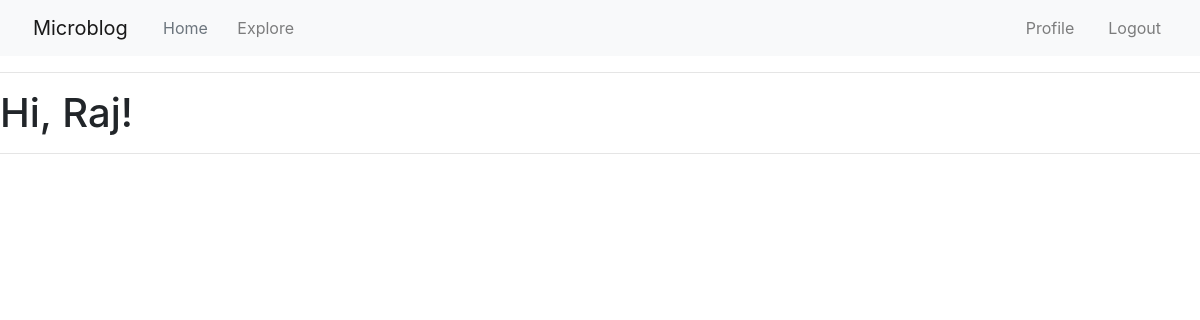
The page /explore (signed in) on the database as committed earlier.
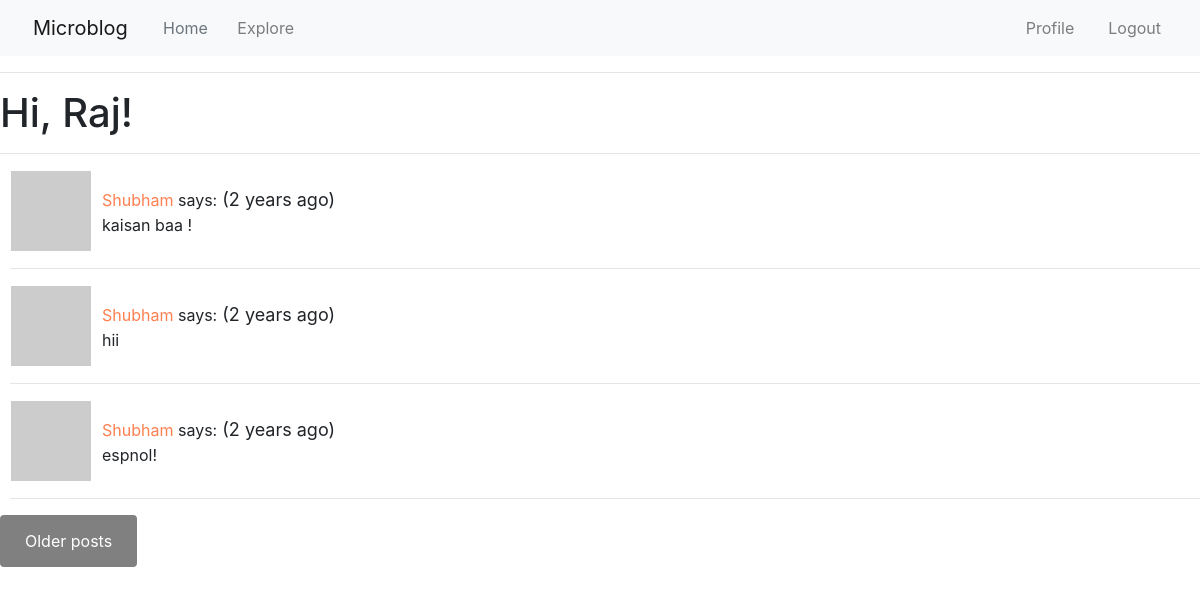
The same page on the database as committed later.
### app/models.py (models this page shows, shortened)
class User(UserMixin, db.Model):
    id=db.Column(db.Integer, primary_key=True)
    username=db.Column(db.String(64), index=True, unique=True)
    email=db.Column(db.String(120), index=True, unique=True)
    password_hash=db.Column(db.String(128))
    posts=db.relationship('Post', backref='author', lazy='dynamic')
    about_me=db.Column(db.String(140))
    last_seen=db.Column(db.DateTime,default=datetime.utcnow)
    followed=db.relationship(
        'User',secondary=followers,
        primaryjoin=(followers.c.follower_id == id),
        secondaryjoin=(followers.c.followed_id == id),
        backref=db.backref('followers',lazy='dynamic'),lazy='dynamic')
    def avatar(self,size):
        digest = md5(self.email.lower().encode('utf-8')).hexdigest()
        return 'https://www.gravatar.com/avatar/{}?d=identicon&s={}'.format(digest,size)

class Post(db.Model):
    id=db.Column(db.Integer, primary_key=True)
    body=db.Column(db.String(140))
    timestamp=db.Column(db.DateTime, index=True, default=datetime.utcnow)
    language = db.Column(db.String(5))
    user_id = db.Column(db.Integer, db.ForeignKey('user.id'))

### app/routes.py (the view)
@app.route('/explore')
@login_required
def explore():
    page = request.args.get('page', 1, type=int)
    posts=Post.query.order_by(Post.timestamp.desc()).paginate(page,app.config['POSTS_PER_PAGE'],False)
    next_url = url_for('explore', page=posts.next_num) \
        if posts.has_next else None
    prev_url = url_for('explore', page=posts.prev_num) \
        if posts.has_prev else None
    return render_template("index.html", title='Explore', posts=posts.items,
                          next_url=next_url, prev_url=prev_url)

### app/models.py (called while the page is built)
@login.user_loader
def load_user(id):
    return User.query.get(int(id))

### app/routes.py (called while the page is built)
@app.before_request
def before_request():
    if current_user.is_authenticated:
        current_user.last_seen = datetime.utcnow()
        db.session.commit()
    g.locale = str(get_locale())

### app/templates/index.html (shortened to what this page needs)
{% import 'bootstrap/wtf.html' as wtf %}
{% extends "base.html" %}
{% block app_content %}
    <h1>{{ _('Hi, %(username)s!', username=current_user.username) }}</h1>
    <hr>
    <div style="padding-left: 10px;">
    {% for post in posts %}
        {% include '_post.html' %}
        <hr>
    {% endfor %}
    </div>
    {% if next_url %}
    <a href="{{ next_url }}" style="background-color: grey;
    color: white;
    padding: 14px 25px;
    text-align: center;
    text-decoration: none;
    display: inline-block;
    border-radius: 4px;">{{_('Older posts')}}</a>
    {% endif %}
{% endblock %}

### app/templates/base.html (shortened to what this page needs)
{% extends 'bootstrap/base.html' %}
    {% block head %}
      <link rel="stylesheet" href="https://stackpath.bootstrapcdn.com/bootstrap/4.4.1/css/bootstrap.min.css">
    {% endblock %}
    {% block navbar %}
      <nav class="navbar navbar-expand-lg navbar-light bg-light">
      <div class="container-fluid nav navbar-nav">
            <ul class="nav navbar-nav">
              <a class="navbar-brand" href="#">&nbsp;&nbsp;&nbsp;Microblog&nbsp;&nbsp;</a>
            <li class="nav-item active">
              <a class="nav-link text-muted" href="{{ url_for( 'index' ) }}">{{ _('Home') }}&nbsp;&nbsp;&nbsp;</a>
            </li>
            <li class="nav-item">
              <a class="nav-link" href="{{ url_for('explore') }}">{{ _('Explore') }}&nbsp;&nbsp;&nbsp;</a>
            </li><br/>
            {% if current_user.is_anonymous %}
              <li class="nav-item">
                <a class="nav-link" href="{{ url_for( 'login' ) }}">{{ _('Login')}}</a>
              </li>
            {% else %}
            </ul>
            <ul class="nav navbar-nav navbar-right">
              <li class="nav-item">
                <a class="nav-link" href="{{ url_for('user', username=current_user.username ) }}">{{ _('Profile') }}&nbsp;&nbsp;&nbsp;</a>
              </li>
              <li class="nav-item">
                <a class="nav-link" href="{{ url_for('logout') }}">&nbsp;{{_('Logout') }}</a>
              </li>
            </ul>
            {% endif %}
      </div>
      </nav>
      <hr>
      {% endblock %}
        {% block content %}
        {% block app_content %}{% endblock %}
        {% endblock %}

### app/templates/_post.html (shortened to what this page needs)
<table>
    <tr value="top" style="">
        <div style="">
        <td><img src="{{ post.author.avatar(50) }}"></td>
        <td>
            &nbsp; <a href="{{ url_for('user' ,username=post.author.username) }}" style="text-decoration: none; color: coral;">
                {{ post.author.username }}
            </a>says:<span class="post-date" style="font-size:18px;padding-left:;"> ({{ moment(post.timestamp).fromNow() }})</span>
            <br>
            &nbsp;&nbsp;{{ post.body }}
        </td>
        </div>
    </tr>
</table>

Rows that differ between the two databases and show on the page:
added Post: author.username "Shubham", timestamp "2 years ago", body "kaisan baa !"
added Post: author.username "Shubham", timestamp "2 years ago", body "hii"
added Post: author.username "Shubham", timestamp "2 years ago", body "espnol!"
Other text that changed with them:
text now shown: "Older posts"
